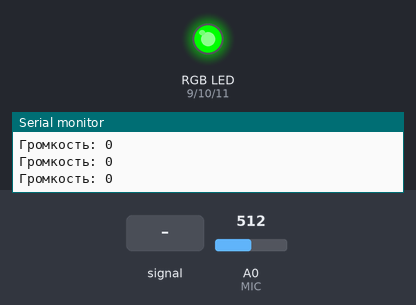
A sketch run on a simulated Arduino Uno, built with avr-gcc and run on an emulated ATmega328P. On the bench: an RGB LED mixed from three pins (HIGH = lit), the last lines printed to the serial monitor. The inputs (shaded band) are chosen by the test bench; at power-on: A0 (MIC) = 512.

Above: at 1.2 s.
1.3 s: A0 (MIC) fed a 2 Hz sine of ±306 counts around its level
At 1.86 s:
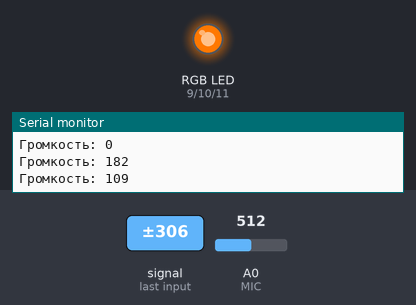
At 4.0 s:
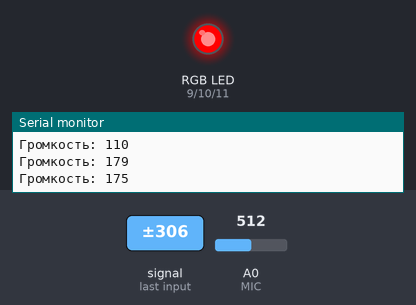
4.3 s: A0 (MIC) set to 716
Timing chart, 0 to 7.3 s (numbered marks = the images above; inputs shaded):
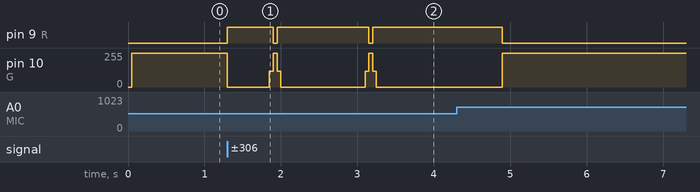

The sketch:

m5_shumomer.ino
```cpp
// Модуль 5. Шумомер улицы
const int MIC = A0;
const int R = 9, G = 10, B = 11;
const int QUIET = 30;    // меньше — тихо (подбери по Монитору порта)
const int LOUD = 120;    // больше — громко

void color(int r, int g, int b) {
  analogWrite(R, r);
  analogWrite(G, g);
  analogWrite(B, b);
}

void setup() {
  pinMode(R, OUTPUT);
  pinMode(G, OUTPUT);
  pinMode(B, OUTPUT);
  Serial.begin(9600);
}

void loop() {
  // 50 мс читаем микрофон и ищем размах колебаний
  int lo = 1023, hi = 0;
  unsigned long start = millis();
  while (millis() - start < 50) {
    int v = analogRead(MIC);
    if (v < lo) lo = v;
    if (v > hi) hi = v;
  }
  int level = hi - lo;
  Serial.print("Громкость: ");
  Serial.println(level);

  if (level < QUIET) color(0, 255, 0);          // тихо — зелёный
  else if (level < LOUD) color(255, 120, 0);    // средне — жёлтый
  else { color(255, 0, 0); delay(500); }        // громко — красный, держим полсекунды
}
```

Measured:
- after the input at 1.3 s, pin 9 (R): goes HIGH 0.60 s, LOW 0.05 s, HIGH 1.2 s, LOW 0.05 s, then HIGH, starting at once
